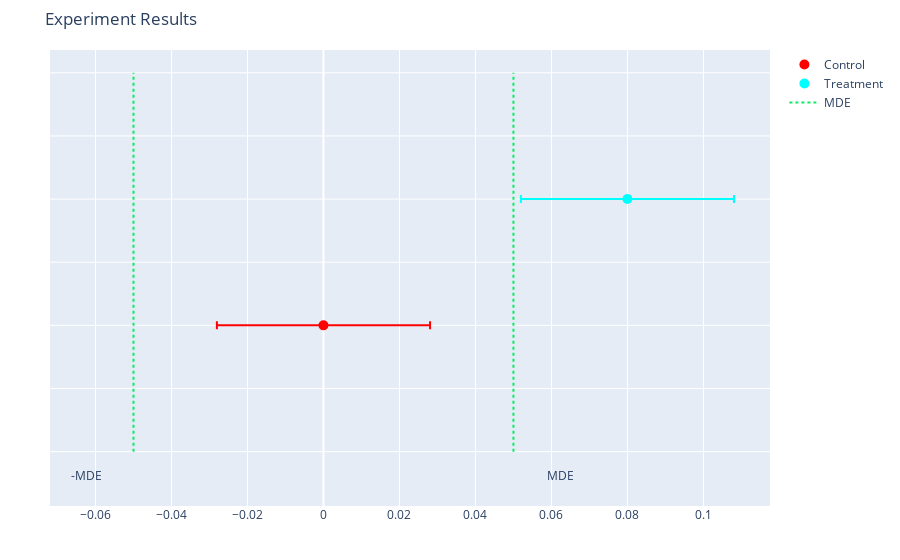

The code cell stored with this chart in its notebook:
### Code cell
# Confidence Intervals result for case 2

confidence_intervals_2 = ab_exp.get_experiment_results(min_sample_size, .08, min_sample_size, .16, 'Error Bars')
confidence_intervals_2

### Figure 1 — Plotly figure (JSON) as saved in the notebook; plotly's stock layout.template omitted (floating-point values rounded to 4 significant figures)
{"data": [{"error_x": {"array": [-0.02805, 0, 0.02805], "symmetric": true, "type": "data"}, "marker": {"color": "red", "size": 10}, "mode": "markers", "name": "Control", "type": "scatter", "x": [0], "y": [5]}, {"error_x": {"array": [0.02805, 0.08, 0.02805], "symmetric": true, "type": "data"}, "marker": {"color": "cyan", "size": 10}, "mode": "markers", "name": "Treatment", "type": "scatter", "x": [0.08], "y": [7]}, {"line": {"color": "#04ef62", "dash": "dot"}, "mode": "lines", "name": "-MDE", "showlegend": false, "type": "scatter", "x": [-0.05, -0.05], "y": [3, 9]}, {"line": {"color": "#04ef62", "dash": "dot"}, "mode": "lines", "name": "MDE", "type": "scatter", "x": [0.05, 0.05], "y": [3, 9]}, {"mode": "text", "showlegend": false, "text": "MDE", "textposition": "top center", "type": "scatter", "x": [0.0625], "y": [2.5]}, {"mode": "text", "showlegend": false, "text": "-MDE", "textposition": "top center", "type": "scatter", "x": [-0.0625], "y": [2.5]}], "layout": {"autosize": true, "margin": {"b": 50, "l": 50, "r": 50, "t": 50}, "showlegend": true, "title": {"text": "Experiment Results"}, "xaxis": {"title": {"text": ""}}, "yaxis": {"showticklabels": false, "title": {"text": ""}}}}
